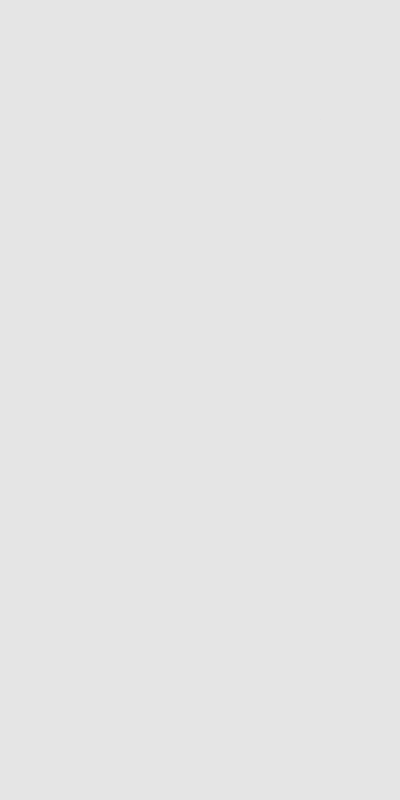
Frame 1 (no input)
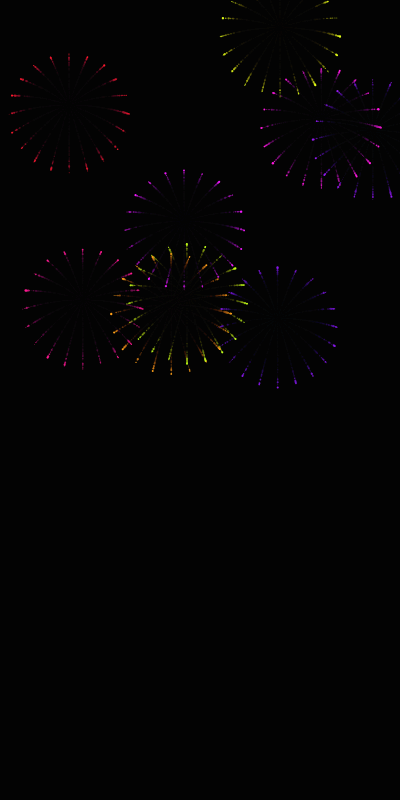
Frame 60 (no input)
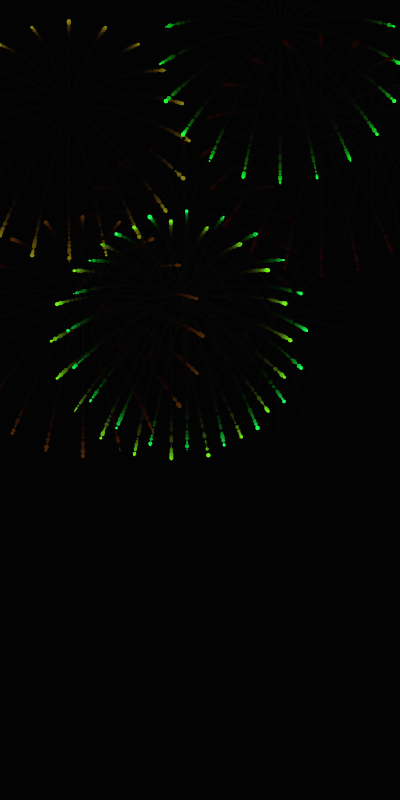
Frame 120 (the mouse pressed at the canvas centre since frame 60)

The p5.js sketch that drew these frames (run headless with seeded random() and noise() and a simulated clock; from frame 60 on, the mouse is pressed at the canvas centre):

// p5.js sketch
// ── sketch.js
// ============================================================
const TITLE = "Fireworks 2 (2026 Version)";
const AUTHOR = "Acha";
// ============================================================

class Particle {
  constructor(position, x, y, size) {
    this.acceleration = createVector(0, 0.005)
    this.velocity = createVector(x, y)
    this.position = position.copy()
    this.size = size
    this.lifespan = size
  }

  run() {
    this.update()
    this.display()
  }

  update() {
    this.velocity.add(this.acceleration)
    this.position.add(this.velocity)
    this.lifespan -= 2
  }

  display() {
    fill((frameCount + this.size) % 360, 90, this.lifespan, this.lifespan)
    circle(
      this.position.x,
      this.position.y,
      random(this.size - this.lifespan) / 50
    )
  }

  isDead() {
    return this.lifespan < 0
  }
}

class Firework {
  constructor(position, size) {
    this.origin = position.copy()
    this.particles = []
    this.size = size
  }

  addParticle() {
    for (let r = 0; r < TAU; r += 0.314) {
      this.particles.push(new Particle(this.origin, cos(r), sin(r), this.size))
    }
  }

  run() {
    this.particles = this.particles.filter((p) => !p.isDead())
    for (let i = 0; i < this.particles.length; i++) {
      this.particles[i].run()
    }
  }
}

class Fireworks {
  constructor() {
    this.fireworks = []
  }

  initFireworks() {
    const MAX_NUMBER = random(5, 10)
    this.fireworks = []

    for (let i = 0; i < MAX_NUMBER; i++) {
      this.fireworks.push(
        new Firework(
          createVector(random(width), random(0, height / 2)),
          random(height / 4, height / 2)
        )
      )

      this.fireworks[i].addParticle()
    }
  }
}

let system = new Fireworks()

function setup() {
  createCanvas(400, 800)
  colorMode(HSB)
  noStroke()

  system = new Fireworks()
  system.initFireworks()
}

function draw() {
  background(0, 0.1)

  for (let i = 0; i < system.fireworks.length; i++) {
    system.fireworks[i].run()
  }
}
